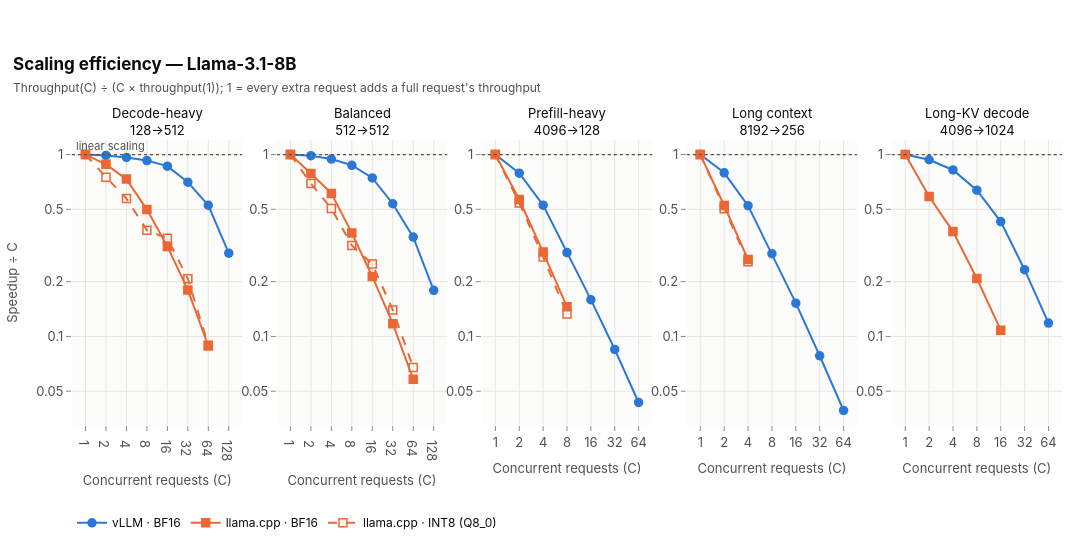

The notebook cell saved with this chart:
### Markdown cell above
**Interpretation.** vLLM's throughput keeps rising over one to two orders of magnitude of concurrency; llama.cpp's
rises over the first few doublings and then flattens, very early on long prompts. The difference in *shape*
matters more for the thesis than the difference in level: in vLLM the concurrency axis remains an experimental
variable over C = 1…64/128, whereas in llama.cpp most of that range would produce the same throughput.

## 2. Scaling efficiency and gain per doubling

### Code cell
fig = plots.concurrency_lines(
    primary, plots.Panel("scaling_efficiency", "Speedup ÷ C", error=None, log_y=True, share_y=True, fmt=".2f",
                         reference=(1.0, "linear scaling")),
    title=f"Scaling efficiency — {registry.model_label(MODEL)}",
    subtitle="Throughput(C) ÷ (C × throughput(1)); 1 = every extra request adds a full request's throughput")
fig.show()

### Figure 1 — Plotly figure (JSON) as saved in the notebook; plotly's stock layout.template omitted (floating-point values rounded to 4 significant figures)
{"data": [{"customdata": [[null, 3.0], [null, 3.0], [null, 3.0], [null, 3.0], [null, 3.0], [null, 3.0], [null, 3.0], [null, 3.0]], "hovertemplate": "<b>vLLM · BF16</b><br>C = %{x}<br>Speedup ÷ C: %{y:.2f} <br>repetitions: %{customdata[1]}<extra></extra>", "legendgroup": "vllm_bf16", "line": {"color": "#2a78d6", "dash": "solid", "width": 2.0}, "marker": {"color": "#2a78d6", "line": {"color": "#2a78d6", "width": 1.5}, "size": 8, "symbol": "circle"}, "mode": "lines+markers", "name": "vLLM · BF16", "showlegend": true, "type": "scatter", "x": [1, 2, 4, 8, 16, 32, 64, 128], "xaxis": "x", "y": [1.0, 0.989, 0.9646, 0.9271, 0.8634, 0.7049, 0.5263, 0.2871], "yaxis": "y"}, {"customdata": [[null, 3.0], [null, 3.0], [null, 3.0], [null, 3.0], [null, 3.0], [null, 3.0], [null, 3.0]], "hovertemplate": "<b>llama.cpp · BF16</b><br>C = %{x}<br>Speedup ÷ C: %{y:.2f} <br>repetitions: %{customdata[1]}<extra></extra>", "legendgroup": "llama_cpp_bf16", "line": {"color": "#eb6834", "dash": "solid", "width": 2.0}, "marker": {"color": "#eb6834", "line": {"color": "#eb6834", "width": 1.5}, "size": 8, "symbol": "square"}, "mode": "lines+markers", "name": "llama.cpp · BF16", "showlegend": true, "type": "scatter", "x": [1, 2, 4, 8, 16, 32, 64], "xaxis": "x", "y": [1.0, 0.8832, 0.7329, 0.4983, 0.3127, 0.1802, 0.08859], "yaxis": "y"}, {"customdata": [[null, 3.0], [null, 3.0], [null, 3.0], [null, 3.0], [null, 3.0], [null, 3.0], [null, 3.0]], "hovertemplate": "<b>llama.cpp · INT8 (Q8_0)</b><br>C = %{x}<br>Speedup ÷ C: %{y:.2f} <br>repetitions: %{customdata[1]}<extra></extra>", "legendgroup": "llama_cpp_int8", "line": {"color": "#eb6834", "dash": "dash", "width": 2.0}, "marker": {"color": "#eb6834", "line": {"color": "#eb6834", "width": 1.5}, "size": 8, "symbol": "square-open"}, "mode": "lines+markers", "name": "llama.cpp · INT8 (Q8_0)", "showlegend": true, "type": "scatter", "x": [1, 2, 4, 8, 16, 32, 64], "xaxis": "x", "y": [1.0, 0.7513, 0.5736, 0.3834, 0.3467, 0.2078, 0.08957], "yaxis": "y"}, {"customdata": [[null, 3.0], [null, 3.0], [null, 3.0], [null, 3.0], [null, 3.0], [null, 3.0], [null, 3.0], [null, 3.0]], "hovertemplate": "<b>vLLM · BF16</b><br>C = %{x}<br>Speedup ÷ C: %{y:.2f} <br>repetitions: %{customdata[1]}<extra></extra>", "legendgroup": "vllm_bf16", "line": {"color": "#2a78d6", "dash": "solid", "width": 2.0}, "marker": {"color": "#2a78d6", "line": {"color": "#2a78d6", "width": 1.5}, "size": 8, "symbol": "circle"}, "mode": "lines+markers", "name": "vLLM · BF16", "showlegend": false, "type": "scatter", "x": [1, 2, 4, 8, 16, 32, 64, 128], "xaxis": "x2", "y": [1.0, 0.9862, 0.9444, 0.8731, 0.7434, 0.5365, 0.3516, 0.1792], "yaxis": "y2"}, {"customdata": [[null, 3.0], [null, 3.0], [null, 3.0], [null, 3.0], [null, 3.0], [null, 3.0], [null, 3.0]], "hovertemplate": "<b>llama.cpp · BF16</b><br>C = %{x}<br>Speedup ÷ C: %{y:.2f} <br>repetitions: %{customdata[1]}<extra></extra>", "legendgroup": "llama_cpp_bf16", "line": {"color": "#eb6834", "dash": "solid", "width": 2.0}, "marker": {"color": "#eb6834", "line": {"color": "#eb6834", "width": 1.5}, "size": 8, "symbol": "square"}, "mode": "lines+markers", "name": "llama.cpp · BF16", "showlegend": false, "type": "scatter", "x": [1, 2, 4, 8, 16, 32, 64], "xaxis": "x2", "y": [1.0, 0.7873, 0.6115, 0.3699, 0.2137, 0.1176, 0.05818], "yaxis": "y2"}, {"customdata": [[null, 3.0], [null, 3.0], [null, 3.0], [null, 3.0], [null, 3.0], [null, 3.0], [null, 3.0]], "hovertemplate": "<b>llama.cpp · INT8 (Q8_0)</b><br>C = %{x}<br>Speedup ÷ C: %{y:.2f} <br>repetitions: %{customdata[1]}<extra></extra>", "legendgroup": "llama_cpp_int8", "line": {"color": "#eb6834", "dash": "dash", "width": 2.0}, "marker": {"color": "#eb6834", "line": {"color": "#eb6834", "width": 1.5}, "size": 8, "symbol": "square-open"}, "mode": "lines+markers", "name": "llama.cpp · INT8 (Q8_0)", "showlegend": false, "type": "scatter", "x": [1, 2, 4, 8, 16, 32, 64], "xaxis": "x2", "y": [1.0, 0.6926, 0.5049, 0.3166, 0.2502, 0.1399, 0.06759], "yaxis": "y2"}, {"customdata": [[null, 3.0], [null, 3.0], [null, 3.0], [null, 3.0], [null, 3.0], [null, 3.0], [null, 3.0]], "hovertemplate": "<b>vLLM · BF16</b><br>C = %{x}<br>Speedup ÷ C: %{y:.2f} <br>repetitions: %{customdata[1]}<extra></extra>", "legendgroup": "vllm_bf16", "line": {"color": "#2a78d6", "dash": "solid", "width": 2.0}, "marker": {"color": "#2a78d6", "line": {"color": "#2a78d6", "width": 1.5}, "size": 8, "symbol": "circle"}, "mode": "lines+markers", "name": "vLLM · BF16", "showlegend": false, "type": "scatter", "x": [1, 2, 4, 8, 16, 32, 64], "xaxis": "x3", "y": [1.0, 0.7904, 0.5271, 0.289, 0.1593, 0.08481, 0.04335], "yaxis": "y3"}, {"customdata": [[null, 3.0], [null, 3.0], [null, 3.0], [null, 3.0]], "hovertemplate": "<b>llama.cpp · BF16</b><br>C = %{x}<br>Speedup ÷ C: %{y:.2f} <br>repetitions: %{customdata[1]}<extra></extra>", "legendgroup": "llama_cpp_bf16", "line": {"color": "#eb6834", "dash": "solid", "width": 2.0}, "marker": {"color": "#eb6834", "line": {"color": "#eb6834", "width": 1.5}, "size": 8, "symbol": "square"}, "mode": "lines+markers", "name": "llama.cpp · BF16", "showlegend": false, "type": "scatter", "x": [1, 2, 4, 8], "xaxis": "x3", "y": [1.0, 0.5657, 0.2911, 0.1454], "yaxis": "y3"}, {"customdata": [[null, 3.0], [null, 3.0], [null, 3.0], [null, 3.0]], "hovertemplate": "<b>llama.cpp · INT8 (Q8_0)</b><br>C = %{x}<br>Speedup ÷ C: %{y:.2f} <br>repetitions: %{customdata[1]}<extra></extra>", "legendgroup": "llama_cpp_int8", "line": {"color": "#eb6834", "dash": "dash", "width": 2.0}, "marker": {"color": "#eb6834", "line": {"color": "#eb6834", "width": 1.5}, "size": 8, "symbol": "square-open"}, "mode": "lines+markers", "name": "llama.cpp · INT8 (Q8_0)", "showlegend": false, "type": "scatter", "x": [1, 2, 4, 8], "xaxis": "x3", "y": [1.0, 0.5422, 0.2737, 0.133], "yaxis": "y3"}, {"customdata": [[null, 3.0], [null, 3.0], [null, 3.0], [null, 3.0], [null, 3.0], [null, 3.0], [null, 3.0]], "hovertemplate": "<b>vLLM · BF16</b><br>C = %{x}<br>Speedup ÷ C: %{y:.2f} <br>repetitions: %{customdata[1]}<extra></extra>", "legendgroup": "vllm_bf16", "line": {"color": "#2a78d6", "dash": "solid", "width": 2.0}, "marker": {"color": "#2a78d6", "line": {"color": "#2a78d6", "width": 1.5}, "size": 8, "symbol": "circle"}, "mode": "lines+markers", "name": "vLLM · BF16", "showlegend": false, "type": "scatter", "x": [1, 2, 4, 8, 16, 32, 64], "xaxis": "x4", "y": [1.0, 0.7936, 0.5237, 0.2849, 0.1525, 0.07828, 0.03918], "yaxis": "y4"}, {"customdata": [[null, 3.0], [null, 3.0], [null, 3.0]], "hovertemplate": "<b>llama.cpp · BF16</b><br>C = %{x}<br>Speedup ÷ C: %{y:.2f} <br>repetitions: %{customdata[1]}<extra></extra>", "legendgroup": "llama_cpp_bf16", "line": {"color": "#eb6834", "dash": "solid", "width": 2.0}, "marker": {"color": "#eb6834", "line": {"color": "#eb6834", "width": 1.5}, "size": 8, "symbol": "square"}, "mode": "lines+markers", "name": "llama.cpp · BF16", "showlegend": false, "type": "scatter", "x": [1, 2, 4], "xaxis": "x4", "y": [1.0, 0.5246, 0.2646], "yaxis": "y4"}, {"customdata": [[null, 3.0], [null, 3.0], [null, 3.0]], "hovertemplate": "<b>llama.cpp · INT8 (Q8_0)</b><br>C = %{x}<br>Speedup ÷ C: %{y:.2f} <br>repetitions: %{customdata[1]}<extra></extra>", "legendgroup": "llama_cpp_int8", "line": {"color": "#eb6834", "dash": "dash", "width": 2.0}, "marker": {"color": "#eb6834", "line": {"color": "#eb6834", "width": 1.5}, "size": 8, "symbol": "square-open"}, "mode": "lines+markers", "name": "llama.cpp · INT8 (Q8_0)", "showlegend": false, "type": "scatter", "x": [1, 2, 4], "xaxis": "x4", "y": [1.0, 0.5038, 0.2571], "yaxis": "y4"}, {"customdata": [[null, 3.0], [null, 3.0], [null, 3.0], [null, 3.0], [null, 3.0], [null, 3.0], [null, 3.0]], "hovertemplate": "<b>vLLM · BF16</b><br>C = %{x}<br>Speedup ÷ C: %{y:.2f} <br>repetitions: %{customdata[1]}<extra></extra>", "legendgroup": "vllm_bf16", "line": {"color": "#2a78d6", "dash": "solid", "width": 2.0}, "marker": {"color": "#2a78d6", "line": {"color": "#2a78d6", "width": 1.5}, "size": 8, "symbol": "circle"}, "mode": "lines+markers", "name": "vLLM · BF16", "showlegend": false, "type": "scatter", "x": [1, 2, 4, 8, 16, 32, 64], "xaxis": "x5", "y": [1.0, 0.9362, 0.8226, 0.6371, 0.4278, 0.2327, 0.1184], "yaxis": "y5"}, {"customdata": [[null, 3.0], [null, 3.0], [null, 3.0], [null, 3.0], [null, 3.0]], "hovertemplate": "<b>llama.cpp · BF16</b><br>C = %{x}<br>Speedup ÷ C: %{y:.2f} <br>repetitions: %{customdata[1]}<extra></extra>", "legendgroup": "llama_cpp_bf16", "line": {"color": "#eb6834", "dash": "solid", "width": 2.0}, "marker": {"color": "#eb6834", "line": {"color": "#eb6834", "width": 1.5}, "size": 8, "symbol": "square"}, "mode": "lines+markers", "name": "llama.cpp · BF16", "showlegend": false, "type": "scatter", "x": [1, 2, 4, 8, 16], "xaxis": "x5", "y": [1.0, 0.5877, 0.377, 0.2083, 0.1083], "yaxis": "y5"}], "layout": {"annotations": [{"font": {"color": "#0b0b0b", "size": 13}, "showarrow": false, "text": "Decode-heavy<br>128→512", "x": 0.086, "xanchor": "center", "xref": "paper", "y": 1.0, "yanchor": "bottom", "yref": "paper"}, {"font": {"color": "#0b0b0b", "size": 13}, "showarrow": false, "text": "Balanced<br>512→512", "x": 0.293, "xanchor": "center", "xref": "paper", "y": 1.0, "yanchor": "bottom", "yref": "paper"}, {"font": {"color": "#0b0b0b", "size": 13}, "showarrow": false, "text": "Prefill-heavy<br>4096→128", "x": 0.5, "xanchor": "center", "xref": "paper", "y": 1.0, "yanchor": "bottom", "yref": "paper"}, {"font": {"color": "#0b0b0b", "size": 13}, "showarrow": false, "text": "Long context<br>8192→256", "x": 0.707, "xanchor": "center", "xref": "paper", "y": 1.0, "yanchor": "bottom", "yref": "paper"}, {"font": {"color": "#0b0b0b", "size": 13}, "showarrow": false, "text": "Long-KV decode<br>4096→1024", "x": 0.914, "xanchor": "center", "xref": "paper", "y": 1.0, "yanchor": "bottom", "yref": "paper"}, {"font": {"color": "#52514e", "size": 11}, "showarrow": false, "text": "linear scaling", "x": 0.01, "xanchor": "left", "xref": "x domain", "y": 0.0, "yanchor": "bottom", "yref": "y"}], "height": 540, "shapes": [{"line": {"color": "#52514e", "dash": "dot", "width": 1.3}, "type": "line", "x0": 0, "x1": 1, "xref": "x domain", "y0": 1.0, "y1": 1.0, "yref": "y"}, {"line": {"color": "#52514e", "dash": "dot", "width": 1.3}, "type": "line", "x0": 0, "x1": 1, "xref": "x2 domain", "y0": 1.0, "y1": 1.0, "yref": "y2"}, {"line": {"color": "#52514e", "dash": "dot", "width": 1.3}, "type": "line", "x0": 0, "x1": 1, "xref": "x3 domain", "y0": 1.0, "y1": 1.0, "yref": "y3"}, {"line": {"color": "#52514e", "dash": "dot", "width": 1.3}, "type": "line", "x0": 0, "x1": 1, "xref": "x4 domain", "y0": 1.0, "y1": 1.0, "yref": "y4"}, {"line": {"color": "#52514e", "dash": "dot", "width": 1.3}, "type": "line", "x0": 0, "x1": 1, "xref": "x5 domain", "y0": 1.0, "y1": 1.0, "yref": "y5"}], "title": {"text": "<b>Scaling efficiency — Llama-3.1-8B</b><br><span style='font-size:12px;color:#52514e'>Throughput(C) ÷ (C × throughput(1)); 1 = every extra request adds a full request's throughput</span>"}, "width": 1100, "xaxis": {"anchor": "y", "domain": [0.0, 0.172], "ticktext": ["1", "2", "4", "8", "16", "32", "64", "128"], "tickvals": [1, 2, 4, 8, 16, 32, 64, 128], "title": {"text": "Concurrent requests (C)"}, "type": "log"}, "xaxis2": {"anchor": "y2", "domain": [0.207, 0.379], "ticktext": ["1", "2", "4", "8", "16", "32", "64", "128"], "tickvals": [1, 2, 4, 8, 16, 32, 64, 128], "title": {"text": "Concurrent requests (C)"}, "type": "log"}, "xaxis3": {"anchor": "y3", "domain": [0.414, 0.586], "ticktext": ["1", "2", "4", "8", "16", "32", "64", "128"], "tickvals": [1, 2, 4, 8, 16, 32, 64, 128], "title": {"text": "Concurrent requests (C)"}, "type": "log"}, "xaxis4": {"anchor": "y4", "domain": [0.621, 0.793], "ticktext": ["1", "2", "4", "8", "16", "32", "64", "128"], "tickvals": [1, 2, 4, 8, 16, 32, 64, 128], "title": {"text": "Concurrent requests (C)"}, "type": "log"}, "xaxis5": {"anchor": "y5", "domain": [0.828, 1.0], "ticktext": ["1", "2", "4", "8", "16", "32", "64", "128"], "tickvals": [1, 2, 4, 8, 16, 32, 64, 128], "title": {"text": "Concurrent requests (C)"}, "type": "log"}, "yaxis": {"anchor": "x", "domain": [0.0, 1.0], "range": [-1.487, 0.08], "ticktext": ["0.05", "0.1", "0.2", "0.5", "1"], "tickvals": [0.05, 0.1, 0.2, 0.5, 1], "title": {"text": "Speedup ÷ C"}, "type": "log"}, "yaxis2": {"anchor": "x2", "domain": [0.0, 1.0], "range": [-1.487, 0.08], "ticktext": ["0.05", "0.1", "0.2", "0.5", "1"], "tickvals": [0.05, 0.1, 0.2, 0.5, 1], "type": "log"}, "yaxis3": {"anchor": "x3", "domain": [0.0, 1.0], "range": [-1.487, 0.08], "ticktext": ["0.05", "0.1", "0.2", "0.5", "1"], "tickvals": [0.05, 0.1, 0.2, 0.5, 1], "type": "log"}, "yaxis4": {"anchor": "x4", "domain": [0.0, 1.0], "range": [-1.487, 0.08], "ticktext": ["0.05", "0.1", "0.2", "0.5", "1"], "tickvals": [0.05, 0.1, 0.2, 0.5, 1], "type": "log"}, "yaxis5": {"anchor": "x5", "domain": [0.0, 1.0], "range": [-1.487, 0.08], "ticktext": ["0.05", "0.1", "0.2", "0.5", "1"], "tickvals": [0.05, 0.1, 0.2, 0.5, 1], "type": "log"}}}
